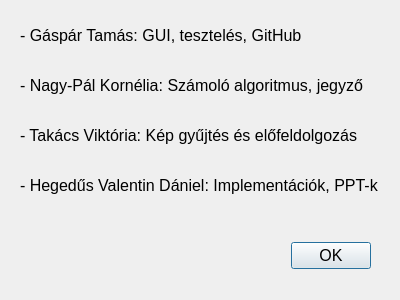
<?xml version="1.0" encoding="UTF-8"?>
<ui version="4.0">
 <class>membersDialog</class>
 <widget class="QDialog" name="membersDialog">
  <property name="geometry">
   <rect>
    <x>0</x>
    <y>0</y>
    <width>400</width>
    <height>300</height>
   </rect>
  </property>
  <property name="font">
   <font>
    <pointsize>12</pointsize>
   </font>
  </property>
  <property name="windowTitle">
   <string>Csapattagok</string>
  </property>
  <widget class="QDialogButtonBox" name="buttonBox">
   <property name="geometry">
    <rect>
     <x>30</x>
     <y>240</y>
     <width>341</width>
     <height>32</height>
    </rect>
   </property>
   <property name="orientation">
    <enum>Qt::Horizontal</enum>
   </property>
   <property name="standardButtons">
    <set>QDialogButtonBox::Ok</set>
   </property>
  </widget>
  <widget class="QLabel" name="label">
   <property name="geometry">
    <rect>
     <x>20</x>
     <y>20</y>
     <width>351</width>
     <height>31</height>
    </rect>
   </property>
   <property name="text">
    <string>- Gáspár Tamás: GUI, tesztelés, GitHub</string>
   </property>
  </widget>
  <widget class="QLabel" name="label_2">
   <property name="geometry">
    <rect>
     <x>20</x>
     <y>70</y>
     <width>361</width>
     <height>31</height>
    </rect>
   </property>
   <property name="text">
    <string>- Nagy-Pál Kornélia: Számoló algoritmus, jegyző</string>
   </property>
  </widget>
  <widget class="QLabel" name="label_3">
   <property name="geometry">
    <rect>
     <x>20</x>
     <y>120</y>
     <width>361</width>
     <height>31</height>
    </rect>
   </property>
   <property name="text">
    <string>- Takács Viktória: Kép gyűjtés és előfeldolgozás</string>
   </property>
  </widget>
  <widget class="QLabel" name="label_4">
   <property name="geometry">
    <rect>
     <x>20</x>
     <y>170</y>
     <width>371</width>
     <height>31</height>
    </rect>
   </property>
   <property name="text">
    <string>- Hegedűs Valentin Dániel: Implementációk, PPT-k</string>
   </property>
  </widget>
 </widget>
 <resources/>
 <connections>
  <connection>
   <sender>buttonBox</sender>
   <signal>accepted()</signal>
   <receiver>membersDialog</receiver>
   <slot>accept()</slot>
   <hints>
    <hint type="sourcelabel">
     <x>248</x>
     <y>254</y>
    </hint>
    <hint type="destinationlabel">
     <x>157</x>
     <y>274</y>
    </hint>
   </hints>
  </connection>
  <connection>
   <sender>buttonBox</sender>
   <signal>rejected()</signal>
   <receiver>membersDialog</receiver>
   <slot>reject()</slot>
   <hints>
    <hint type="sourcelabel">
     <x>316</x>
     <y>260</y>
    </hint>
    <hint type="destinationlabel">
     <x>286</x>
     <y>274</y>
    </hint>
   </hints>
  </connection>
 </connections>
</ui>
